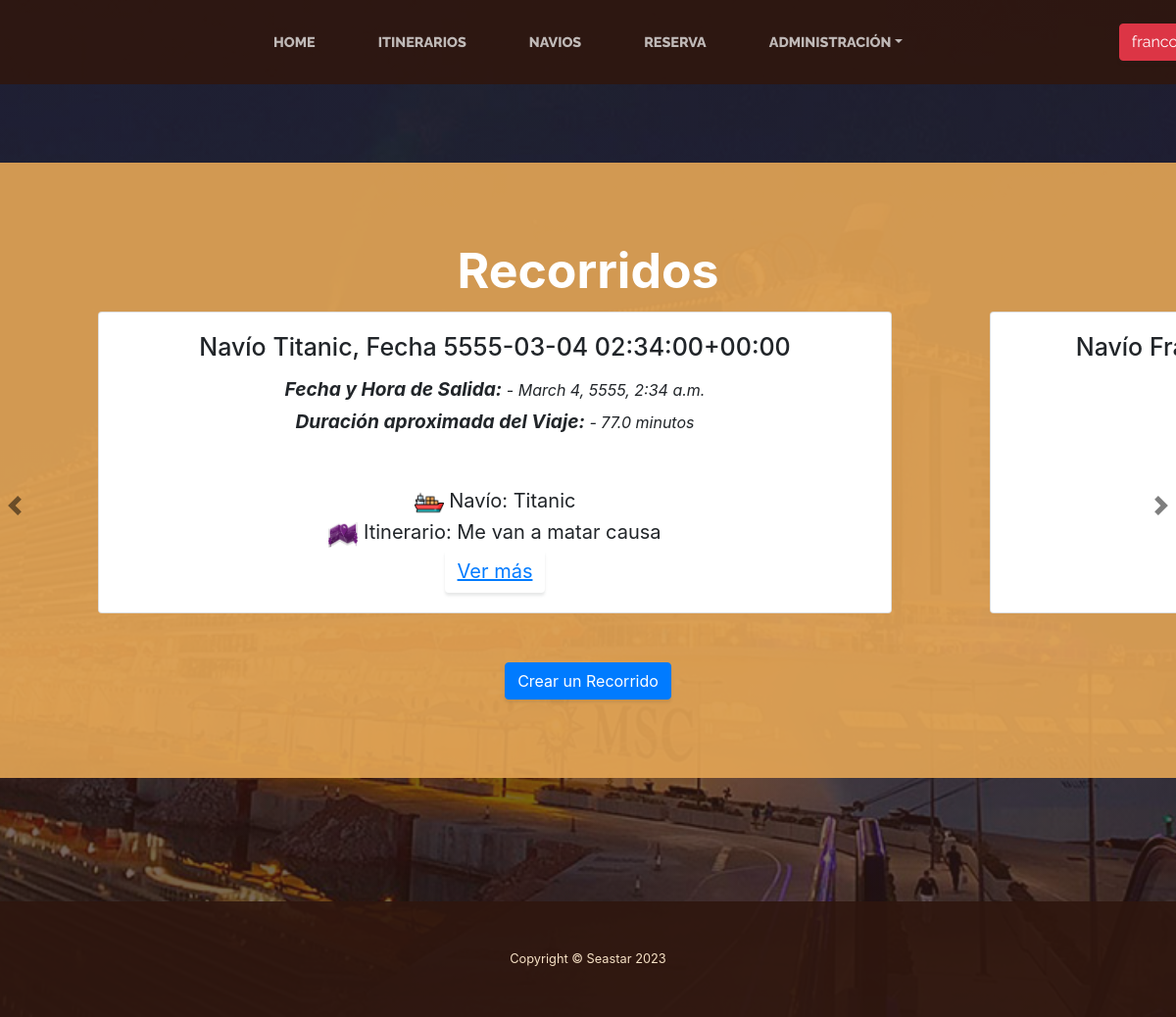
The page /adminRecorridos.html (signed in) on the database its author committed.
### seastar/models.py (models this page shows, shortened)
class Recorrido(models.Model):
    numeroEscala = models.IntegerField("Numero Escala")
    itinerarioRealizado = models.ForeignKey(Itinerario, on_delete=models.CASCADE)
    navioDelViaje = models.ForeignKey(Navio, on_delete=models.CASCADE)
    fechaViaje = models.DateTimeField("Fecha de Inicio del viaje")
    duracionViaje = models.FloatField("Duración aproximada del viaje")
    def __str__(self) -> str:
        return f'Navío {self.navioDelViaje}, Fecha {self.fechaViaje}'

class Navio (models.Model):
    codigoNavio = models.IntegerField("Código")
    nombreNavio = models.CharField("Nombre", max_length=50)
    altura = models.FloatField("Altura")
    eslora = models.FloatField("Eslora")
    manga = models.FloatField("Manga")
    desplazamiento = models.FloatField("Desplazamiento")
    autonomiaViaje = models.FloatField("Autonomía de Viajes")
    cantidadCamarotes = models.IntegerField("Cantidad de Camarotes")
    maxCantidadPasajeros = models.IntegerField("Cantidad máxima de Pasajeros")
    cantidadMotores = models.IntegerField("Cantidad de Motores")
    cantidadTripulantes = models.IntegerField("Cantidad de Tripulantes")
    def __str__(self) -> str:
        return self.nombreNavio

class Itinerario(models.Model):
    nombreItinerario = models.CharField("Nombre del Itinerario", max_length=255)
    descripcionItinerario = models.TextField("Descripción del Itinerario")
    listaPuertos = models.ManyToManyField(Puerto)
    categoriaItinerario = models.ForeignKey(CategoriaItinerario, on_delete=models.CASCADE)

### seastar/views.py (the view, shortened to what this page needs)
# urls.py: path("adminRecorridos.html", AdminRecorridosView.as_view(), name="adminRecorridos"),
class AdminRecorridosView(View):
    def get(self, request):
        logged_user = getLoggedUser(request)
        recorridos = Recorrido.objects.all()
        navios = Navio.objects.all()
        itinerarios = Itinerario.objects.all()
        reservas = ReservaCamarote.objects.all()
        return render(request, "adminRecorridos.html", {
            "itinerarios": itinerarios,
            "reservas": reservas,
            "navios": navios,
            "recorridos": recorridos,
            "logged_user": logged_user
        })

### seastar/models.py (called while the page is built)
    def __str__(self) -> str:
        return self.nombreCategoria

### seastar/views.py (called while the page is built)
def getLoggedUser(request: HttpRequest):
    return request.session.get("user", "Iniciar Sesion")

### seastar/templates/adminRecorridos.html (shortened to what this page needs)
{% extends "index.html" %}
    {% load static %}
    {% block content %}
        <link href="{% static 'css/adminRecorridos.css'%}" rel="stylesheet">
        <section class="page-section cta" style="background-color: 5">
            <h5 class="card-title text-center" style="font-size: 50px;color:white;font-weight: bold;">Recorridos</h5>
            <div id="carouselExampleCaptions" class="carousel carousel-dark slide" data-bs-ride="false">
                <div class="carousel-inner">
                        {% for recorrido in recorridos%}
                            {% if forloop.first or not forloop.counter|divisibleby:"2" %}
                                <div class="carousel-item {% if forloop.first %}active{% endif %} text-center">
                            {% endif %}
                                <div class="cards-wrapper">
                                    <div class="card cards-wrapper" style="margin-left: 100px; width: 810px">
                                        <div class="card-body">
                                            <h5 class="card-title" style="font-size: 25px">{{recorrido}}</h5>
                                            <p class="address mb-5">
                                                <em>
                                                    <strong>Fecha y Hora de Salida: </strong>
                                                        - {{ recorrido.fechaViaje }}
                                                </em>
                                                <br/>
                                                <em>
                                                    <strong>Duración aproximada del Viaje: </strong>
                                                        - {{ recorrido.duracionViaje }} minutos
                                                </em>
                                            </p>
                                            <img src="{% static 'img/navio.png' %}" style="width:30px"></img><a style="font-size: 20px"> Navío: {{ recorrido.navioDelViaje.nombreNavio }}</a> <br />
                                            <img src="{% static 'img/itinerario.png' %}" style="width:30px" ></img><a style="font-size: 20px"> Itinerario: {{ recorrido.itinerarioRealizado.nombreItinerario }}</a> <br />
                                            <button class="btn-link btn" style="font-size: 20px" onclick=hide(sessionStorage.mostrar),show('{{recorrido.id}}'),save('{{recorrido.id}}'),scrollToElement('{{recorrido.id}}')>Ver más</button>
                                        </div>
                                    </div>
                                </div>
                            {% if forloop.last or forloop.counter|divisibleby:"2" %}
                                </div>
                            {% endif %}
                        {% endfor %}
                    </div>
                    <button class="carousel-control-prev" type="button" data-bs-target="#carouselExampleCaptions" data-bs-slide="prev" style="padding-right:150px">
                        <span class="carousel-control-prev-icon" aria-hidden="true"></span>
                    </button>
                    <button class="carousel-control-next" type="button" data-bs-target="#carouselExampleCaptions" data-bs-slide="next" style="padding-left:150px">
                        <span class="carousel-control-next-icon" aria-hidden="true"></span>
                    </button>
                    <div class="text-center" style="padding-top: 50px">
                        <button class="btn btn-primary" onclick=show("crearRecorrido"),scrollToElement('crearRecorrido')>Crear un Recorrido</button>
                    </div>
                </div>
        </section>
        <div class="container" style="margin-bottom: 30px">
            <div class="row p-2" style="margin-bottom: 30px">
            </div>
        </div>
    {% endblock %}

### seastar/templates/index.html (shortened to what this page needs)
<!DOCTYPE html>
<html lang="en">
    <head>
        {% load static %}
        <link href="{% static 'css/styles.css' %}" rel="stylesheet" />
        <link rel="stylesheet" href="https://maxcdn.bootstrapcdn.com/bootstrap/4.0.0/css/bootstrap.min.css">
        <link href="{% static 'css/index.css'%}" rel="stylesheet">
    </head>
    <body>
        <nav class="navbar-nav navbar-expand-lg navbar-dark py-lg-4" id="mainNav">
            <div class="container">
                <div class="collapse navbar-collapse" id="navbarSupportedContent">
                    <ul class="navbar-nav mx-auto barra">
                        <li class="nav-item px-lg-4"><a class="nav-link text-uppercase" href="/">Home</a></li>
                        <li class="nav-item px-lg-4"><a class="nav-link text-uppercase" href="/itinerarios.html">Itinerarios</a></li>
                        <li class="nav-item px-lg-4"><a class="nav-link text-uppercase" href="/navios.html">Navios</a></li>
                        {% if logged_user != "Iniciar Sesion" and logged_user %}
                            <li class="nav-item px-lg-4"><a class="nav-link text-uppercase" href="/reserva.html">Reserva</a></li>
                            {% if user and user.is_staff %}
                            <li class="nav-item px-lg-4">
                                <div class="dropdown">
                                    <a class="dropdown-toggle nav-link text-uppercase" type="button" data-bs-toggle="dropdown" aria-expanded="false">Administración</a>
                                </div>
                            </li>
                            {% endif %}
                        {% endif %}
                        <a class="loginbtn" href="login.html">
                            <button class="btn btn-danger btn-xl">
                                {% if logged_user %}
                                    {{ logged_user }}
                                {% endif %}
                            </button>
                        </a>
                    </ul>
                </div>
            </div>
        </nav>
        {% block content %}{% endblock %}
        <footer class="footer text-faded text-center py-5">
            <div class="container"><p class="m-0 small">Copyright &copy; Seastar 2023</p></div>
        </footer>
    </body>
</html>

### seastar/static/css/index.css (style rules this page uses)
.barra { position: relative; width: 100vw; place-content: center; }
.loginbtn { position: absolute; right: -60px; }

### seastar/static/css/adminRecorridos.css (style rules this page uses)
.carousel-inner .carousel-item.active, .carousel-inner .carousel-item-next, .carousel-inner .carousel-item-prev { display: flex; }

### rows shown on the page
Recorrido: navioDelViaje+fechaViaje "Navío Titanic, Fecha 5555-03-04 02:34:00+00:00", fechaViaje "March 4, 5555, 2:34 a.m.", duracionViaje "77.0", navioDelViaje.nombreNavio "Titanic", itinerarioRealizado.nombreItinerario "Me van a matar causa"
Recorrido: navioDelViaje+fechaViaje "Navío…"
